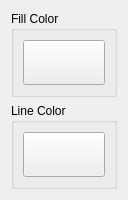
<?xml version="1.0" encoding="UTF-8"?>
<ui version="4.0">
 <class>ColorSelector</class>
 <widget class="QWidget" name="ColorSelector">
  <property name="geometry">
   <rect>
    <x>0</x>
    <y>0</y>
    <width>128</width>
    <height>200</height>
   </rect>
  </property>
  <property name="sizePolicy">
   <sizepolicy hsizetype="Minimum" vsizetype="Minimum">
    <horstretch>0</horstretch>
    <verstretch>0</verstretch>
   </sizepolicy>
  </property>
  <property name="minimumSize">
   <size>
    <width>100</width>
    <height>120</height>
   </size>
  </property>
  <property name="maximumSize">
   <size>
    <width>200</width>
    <height>200</height>
   </size>
  </property>
  <property name="windowTitle">
   <string>Form</string>
  </property>
  <layout class="QVBoxLayout" name="verticalLayout">
   <item>
    <widget class="QGroupBox" name="fillColorGroupBox">
     <property name="title">
      <string>Fill Color</string>
     </property>
     <layout class="QHBoxLayout" name="horizontalLayout_2">
      <item>
       <widget class="ColorButton" name="fillColorButton">
        <property name="sizePolicy">
         <sizepolicy hsizetype="Minimum" vsizetype="Minimum">
          <horstretch>0</horstretch>
          <verstretch>0</verstretch>
         </sizepolicy>
        </property>
        <property name="minimumSize">
         <size>
          <width>40</width>
          <height>40</height>
         </size>
        </property>
        <property name="text">
         <string/>
        </property>
       </widget>
      </item>
     </layout>
    </widget>
   </item>
   <item>
    <widget class="QGroupBox" name="lineColorGroupBox">
     <property name="title">
      <string>Line Color</string>
     </property>
     <layout class="QHBoxLayout" name="horizontalLayout">
      <item>
       <widget class="ColorButton" name="lineColorButton">
        <property name="sizePolicy">
         <sizepolicy hsizetype="Minimum" vsizetype="Minimum">
          <horstretch>0</horstretch>
          <verstretch>0</verstretch>
         </sizepolicy>
        </property>
        <property name="minimumSize">
         <size>
          <width>40</width>
          <height>40</height>
         </size>
        </property>
        <property name="text">
         <string/>
        </property>
       </widget>
      </item>
     </layout>
    </widget>
   </item>
  </layout>
 </widget>
 <customwidgets>
  <customwidget>
   <class>ColorButton</class>
   <extends>QPushButton</extends>
   <header>colorbutton.h</header>
  </customwidget>
 </customwidgets>
 <resources/>
 <connections/>
</ui>
